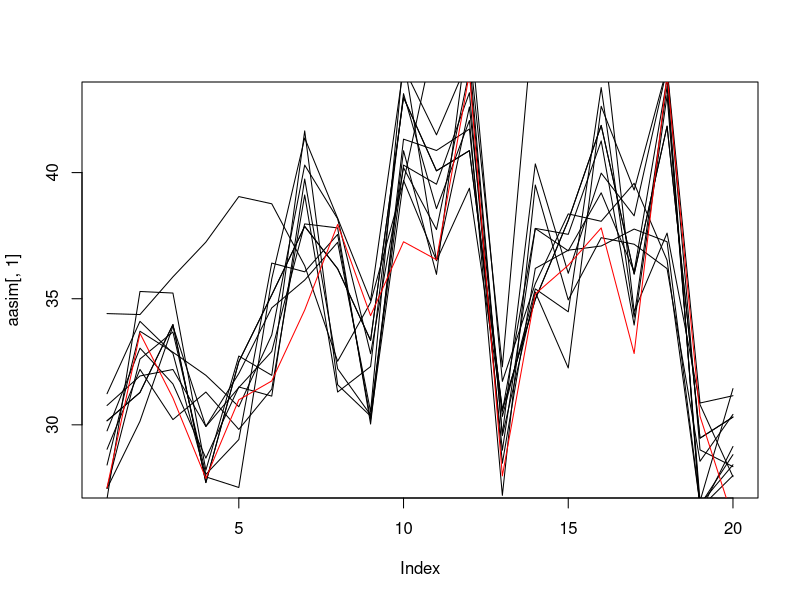

This chart was generated by the following R code: (Note: this script raises an error after producing the figure.)
#install.packages("reshape")
#install.packages("hydroGOF")
#library(reshape)
#install.packages("hydroGOF")

rm(list=ls())
sims<-10
pasos<-20

crear <- function(mylist,cuantos){
  mylist[[cuantos]] <- runif(n = sims, min = 15, max = 55)
}

lala <- list()
for (j in 1:pasos) lala[[j]] <- crear(lala,j)

#---------------------

aa<-data.frame(do.call(rbind,lala))
aamean<-apply(aa,1,mean)
aamin<-apply(aa,1,min)
aamax<-apply(aa,1,max)
vec<-runif(n = sims, min = 0.9, max = 1.1)
vec1<-runif(n = sims, min = 0.9, max = 1.1)
vec2<-runif(n = sims, min = 0.9, max = 1.1)
vec3<-runif(n = sims, min = 0.9, max = 1.1)
vec4<-runif(n = sims, min = 0.9, max = 1.1)
vec5<-runif(n = sims, min = 0.9, max = 1.1)
vec6<-runif(n = sims, min = 0.9, max = 1.1)
vec7<-runif(n = sims, min = 0.9, max = 1.1)
vec8<-runif(n = sims, min = 0.9, max = 1.1)
vec9<-runif(n = sims, min = 0.9, max = 1.1)
vec10<-runif(n = sims, min = 0.9, max = 1.3)

aa1<-aamean*vec1
aa2<-aamean*vec2
aa3<-aamean*vec3
aa4<-aamean*vec4
aa5<-aamean*vec5
aa6<-aamean*vec6
aa7<-aamean*vec7
aa8<-aamean*vec8
aa9<-aamean*vec9
aa10<-aamean*vec10

aasim<-data.frame(aa1,aa2,aa3,aa4,aa5,aa6,aa7,aa8,aa9,aa10)

aaobs<-aamean*vec

plot(aasim[,1],type="l")
for (k in 1:sims){ 
  lines(aasim[,k])
}
lines(aaobs,col="red")

#---- calculate NSE
calc_nse <- function(matriz,m,obs=aaobs) { 
  simm <- matriz[,m]
  nse_index<-NSE(simm,obs)
  return(nse_index)
}

nse_array<-list()
for (i in 1:10) nse_array[[i]]<- calc_nse(aasim,i)
nse_array <- do.call(rbind,nse_array)

#Select those with NSE>value
valuee <- 0.35
indexx <- which(nse_array>=valuee)
aasim_nse <- aasim[,indexx]

aamin_nse<-apply(aasim_nse,1,min)
aamax_nse<-apply(aasim_nse,1,max)

aatodo<-data.frame(cbind(aamean,aamin,aamax,aamin_nse,aamax_nse))
xx<-c(1:nrow(aatodo))

ggplot(data=aatodo, aes()) +
  geom_ribbon(aes(ymin=aamin,
                ymax=aamax, 
                x=xx,
                fill = "Sim min/max"), alpha = 0.6) + #MinMax
  geom_ribbon(aes(ymin=aamin_nse,
                  ymax=aamax_nse, 
                  x=xx,
                  fill = "Sim behavioural"), alpha = 0.6) + #MinMax
  geom_line(aes(x=xx,y=aamean, colour = "Sim mean"),
            linetype="dashed", size=1) +
  geom_line(aes(x=xx,y=aaobs, colour = "Obs"),
            size=1) +
  scale_color_manual(values=c("blue", "black")) +
  scale_fill_manual(values=c("yellow","green"))


#-------------FDC
#Ahora sim = year
# timestep = month
# FDC per year
dummy<-apply(aasim,2,sort)

# Y
sorted<-dummy[c(20:1),,drop = FALSE]

totals<-nrow(aasim)
rank<-c(1:totals)

# X
prob_exceed<-rank/(totals-1)

fdc_median <- apply(sorted,1,median)

plot(x=prob_exceed,y=sorted[,1],type="l")
for (k in 2:sims){ 
  lines(x=prob_exceed,y=sorted[,k],)
}
lines(x=prob_exceed,y=fdc_median,col="red",lwd=3)

#High flows
Q5 <- quantile(fdc_median,0.95)

#Low flows
Q95 <- quantile(fdc_median,0.05)



